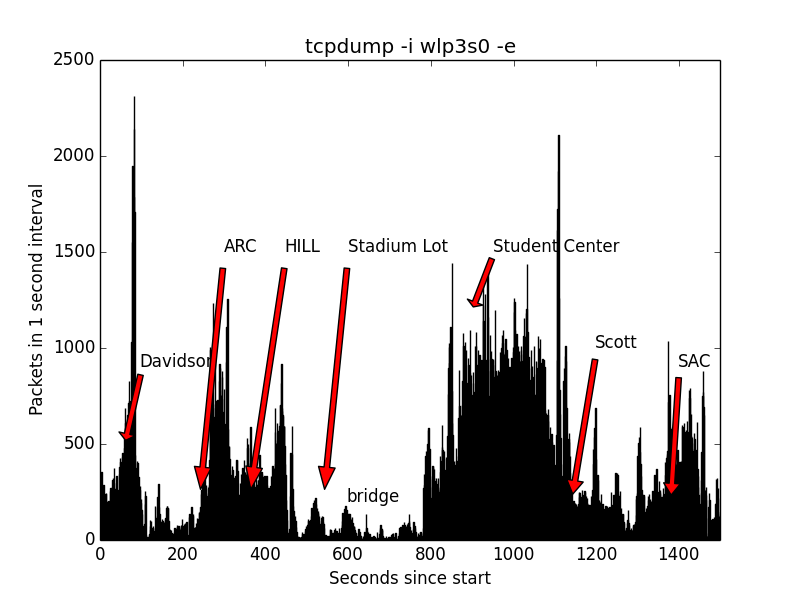

Source code (Python):
#!/bin/python
import numpy as np
import time as time
import matplotlib.pyplot as plot

file = open('H.pcap')

times = []

for i, line in enumerate(file):
	
	try:
		timeObject = time.strptime(line.split()[0].split('.')[0], '%H:%M:%S')
		if i == 0:
			first = timeObject
			firstSec = first.tm_sec+first.tm_min*60+first.tm_hour*3600
			firstMin = first.tm_min*60+first.tm_hour*3600


		times.append(timeObject)
	except IndexError:
		pass

else:
	last = timeObject
	lastSec = last.tm_sec+last.tm_min*60+last.tm_hour*3600
	lastMin = last.tm_min*60+last.tm_hour*3600
	
file.close()

secondsSince = [i.tm_sec+i.tm_min*60+i.tm_hour*3600 - firstSec for i in times]
(hist, bin_edges) = np.histogram(secondsSince, bins = range(lastMin-firstMin))

plot.bar(bin_edges[:-1], hist, width = 1)
plot.xlim(min(bin_edges), max(bin_edges))
plot.xlabel('Seconds since start')
plot.ylabel('Packets in 1 second interval')
plot.title('tcpdump -i wlp3s0 -e')


plot.annotate('Davidson', xy=(60, 500), xytext=(100, 900), arrowprops=dict(facecolor='red', shrink=0.05))
plot.annotate('ARC', xy=(240, 200), xytext=(300, 1500), arrowprops=dict(facecolor='red', shrink=0.05))
plot.annotate('HILL', xy=(360, 200), xytext=(450, 1500), arrowprops=dict(facecolor='red', shrink=0.05))
plot.annotate('Stadium Lot', xy=(540, 200), xytext=(600, 1500), arrowprops=dict(facecolor='red', shrink=0.05))
plot.annotate('bridge', xy=(600, 200), xytext=(600, 200))
plot.annotate('Student Center', xy=(900, 1200), xytext=(950, 1500), arrowprops=dict(facecolor='red', shrink=0.05))
plot.annotate('Scott', xy=(1140, 200), xytext=(1200, 1000), arrowprops=dict(facecolor='red', shrink=0.05))
plot.annotate('SAC', xy=(1380, 200), xytext=(1400, 900), arrowprops=dict(facecolor='red', shrink=0.05))

plot.savefig('packets.png')
plot.show()
